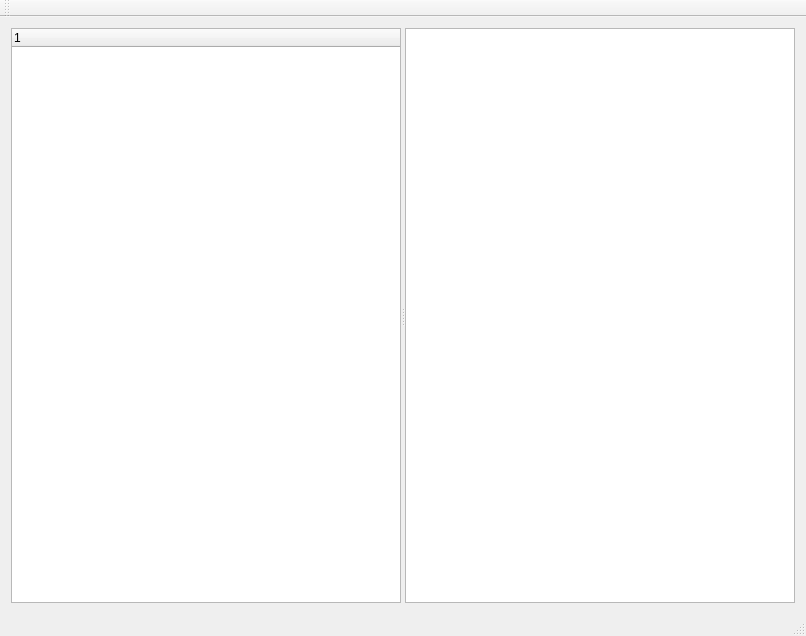
<?xml version="1.0" encoding="UTF-8"?>
<ui version="4.0">
 <class>MainWindow</class>
 <widget class="QMainWindow" name="MainWindow">
  <property name="geometry">
   <rect>
    <x>0</x>
    <y>0</y>
    <width>806</width>
    <height>636</height>
   </rect>
  </property>
  <property name="windowTitle">
   <string>MainWindow</string>
  </property>
  <widget class="QWidget" name="centralWidget">
   <layout class="QGridLayout" name="gridLayout">
    <item row="0" column="0">
     <widget class="QSplitter" name="splitter">
      <property name="orientation">
       <enum>Qt::Horizontal</enum>
      </property>
      <property name="opaqueResize">
       <bool>true</bool>
      </property>
      <property name="handleWidth">
       <number>4</number>
      </property>
      <widget class="NoteTree" name="treeWidget">
       <property name="sizePolicy">
        <sizepolicy hsizetype="Minimum" vsizetype="Expanding">
         <horstretch>0</horstretch>
         <verstretch>0</verstretch>
        </sizepolicy>
       </property>
       <property name="minimumSize">
        <size>
         <width>100</width>
         <height>0</height>
        </size>
       </property>
       <column>
        <property name="text">
         <string notr="true">1</string>
        </property>
       </column>
      </widget>
      <widget class="QTextEdit" name="textEdit">
       <property name="frameShadow">
        <enum>QFrame::Plain</enum>
       </property>
      </widget>
     </widget>
    </item>
   </layout>
  </widget>
  <widget class="QMenuBar" name="menuBar">
   <property name="geometry">
    <rect>
     <x>0</x>
     <y>0</y>
     <width>806</width>
     <height>26</height>
    </rect>
   </property>
  </widget>
  <widget class="QToolBar" name="mainToolBar">
   <attribute name="toolBarArea">
    <enum>TopToolBarArea</enum>
   </attribute>
   <attribute name="toolBarBreak">
    <bool>false</bool>
   </attribute>
  </widget>
  <widget class="QStatusBar" name="statusBar"/>
  <action name="newNote">
   <property name="text">
    <string>新建笔记本</string>
   </property>
  </action>
  <action name="save">
   <property name="text">
    <string>保存笔记</string>
   </property>
  </action>
 </widget>
 <layoutdefault spacing="6" margin="11"/>
 <customwidgets>
  <customwidget>
   <class>NoteTree</class>
   <extends>QTreeWidget</extends>
   <header>notetree.h</header>
  </customwidget>
 </customwidgets>
 <resources/>
 <connections/>
</ui>
